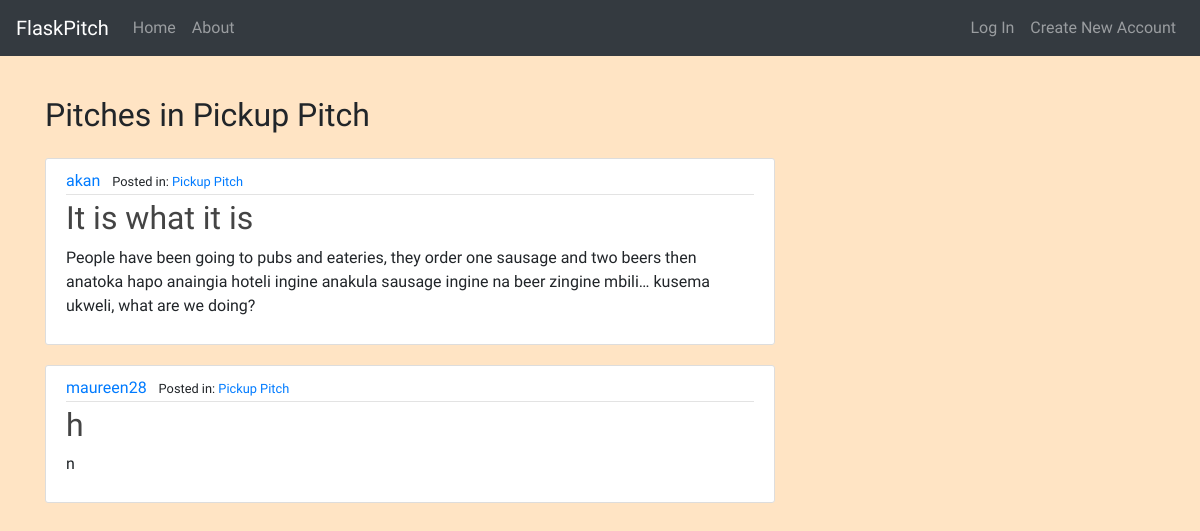
Page /post/Pickup Pitch on the committed database.
### app/models.py (models this page shows, shortened)
class Post(db.Model):
    id = db.Column(db.Integer, primary_key = True)
    title = db.Column(db.String(100), nullable = False)
    date_posted = db.Column(db.DateTime, nullable = False, default = datetime.utcnow)
    content = db.Column(db.Text, nullable =False)
    user_id = db.Column(db.Integer, db.ForeignKey('user.id'), nullable = False)
    category = db.Column(db.Text, nullable=False)
    comments = db.relationship('Comment', backref='post', lazy=True)

class User(db.Model, UserMixin):
    id = db.Column(db.Integer, primary_key = True)
    username = db.Column(db.String(20), unique= True, nullable = False )
    email = db.Column(db.String(120), unique= True, nullable = False )
    image_file = db.Column(db.String(20), nullable = False, default = 'default.jpeg' )
    password = db.Column(db.String(60), nullable = False )
    posts = db.relationship('Post', backref = 'author', lazy = True)

### app/posts/views.py (the view)
@posts.route("/post/<string:category>")
def category_post(category):
    post = Post.query.filter_by(category=category).all()
    return render_template('category.html', post=post, category=category)

### app/templates/category.html
{% extends 'index.html' %}
{% block content%}
<br>
<h2 class="mb-4 mt-2 pt-2"> Pitches in {{category}} </h2>
{% for post in post %}
<article class="media content-section">
     <div class="media-body">
          <div class="article-metadata">
            <a class="mr-2" href="{{ url_for('users.user_posts', username=post.author.username) }}">{{ post.author.username }}</a>
            <small class="mr-2">Posted in: <a class="mr-2" href="{{ url_for('posts.category_post', category=post.category) }}">{{ post.category }}</a></small>
          </div>
          <h2><a class="article-title mt-2" href="{{ url_for('posts.post', post_id=post.id) }}">{{ post.title }}</a></h2>
          <p class="article-content">{{ post.content }}</p>
        </div>
</article>
{% endfor %}
{% endblock %}

### app/static/css/styles.css (style rules this page uses)
body { background-color: bisque; font-family: 'Source Sans Pro', sans-serif; }
.content-section { background: #ffffff; padding: 10px 20px; border: 1px solid #dddddd; border-radius: 3px; margin-bottom: 20px; }
.article-title { color: #444444; }
.article-content { white-space: pre-line; }
.article-metadata { padding-bottom: 1px; margin-bottom: 4px; border-bottom: 1px solid #e3e3e3 }

### rows in the picture
Post: author.username "akan", category "Pickup Pitch", title "It is what it is", content "People have been going to pubs and eateries, they order one sausage and two beers then anatoka hapo anaingia hoteli ingine anakula sausage ingine na beer zingine mbili… kusema ukweli, what are we doing?"
Post: author.username "maureen28", category "Pickup Pitch", title "h", content "n"

### other values in the picture
{{ category }} "Pickup Pitch"
